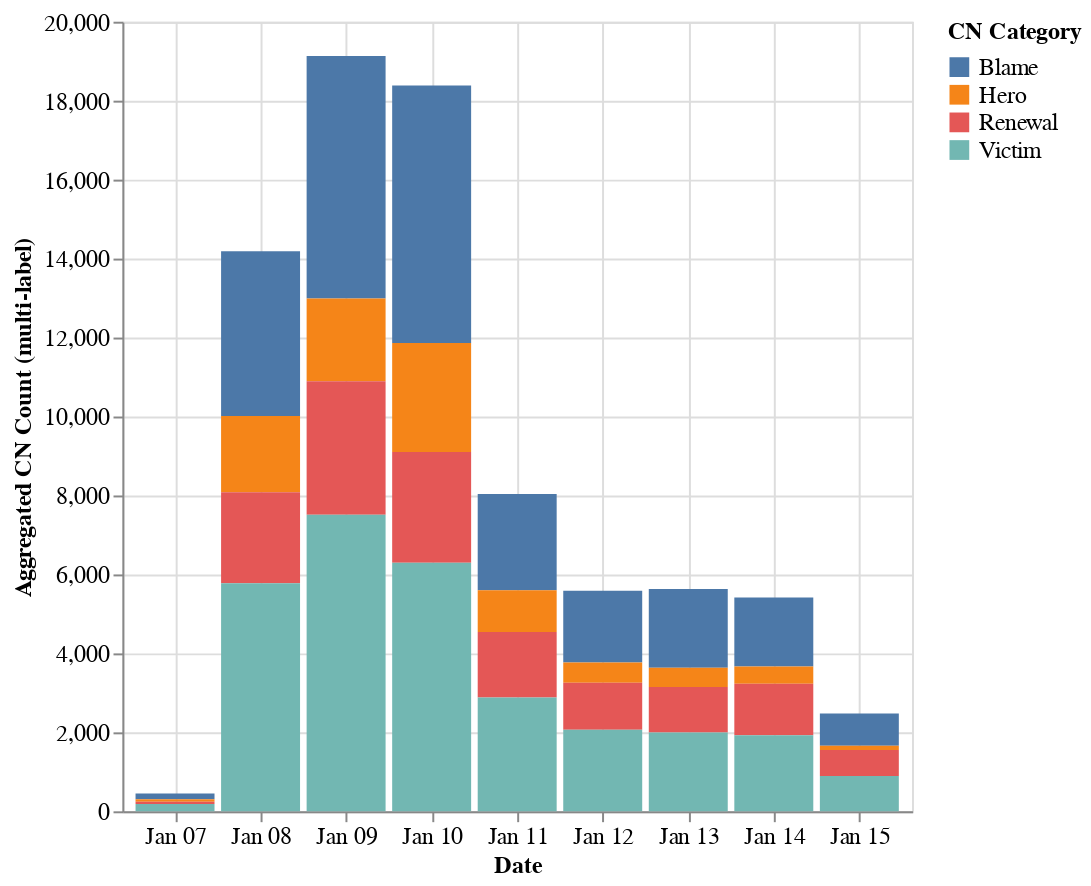

Source (notebook cell):
### Code cell
time_axis = alt.Axis(labelAngle=0, labelFontSize=12, labelPadding=8)

stacked_cut_hist = alt.Chart(stack_cut).mark_bar(size=40).encode(
    x=alt.X('Day:T', title='Date', axis=alt.Axis(format='%b %d'), scale=x_scale),
    y=alt.Y(
        'count:Q',
        title='Aggregated CN Count (multi-label)',
        stack='zero'
    ),
    color=alt.Color(
        'Crisis Narrative:N',
        title='CN Category'
    ),
    tooltip=[
        alt.Tooltip('Day:N', title='Date'),
        alt.Tooltip('Crisis Narrative:N', title='CN Type'),
        alt.Tooltip('count:Q', title='Count')
    ]
).properties(
    width=400,
    height=400
)

stacked_cut_hist

### Figure 1 — Vega-Lite specification as saved in the notebook (floating-point values rounded to 4 significant figures)
{"config": {"title": {"font": "Helvetica", "fontSize": 12}, "axis": {"labelFont": "Helvetica", "labelFontSize": 12, "titleFont": "Helvetica", "titleFontSize": 12}, "legend": {"labelFont": "Helvetica", "labelFontSize": 12, "titleFont": "Helvetica", "titleFontSize": 12}}, "data": {"name": "data-4656e6ecf7482730950b36fe425da678"}, "mark": {"type": "bar", "size": 40}, "encoding": {"color": {"field": "Crisis Narrative", "title": "CN Category", "type": "nominal"}, "tooltip": [{"field": "Day", "title": "Date", "type": "nominal"}, {"field": "Crisis Narrative", "title": "CN Type", "type": "nominal"}, {"field": "count", "title": "Count", "type": "quantitative"}], "x": {"axis": {"format": "%b %d"}, "field": "Day", "scale": {"domain": ["2025-01-06T12:00:00", "2025-01-15T12:00:00"]}, "title": "Date", "type": "temporal"}, "y": {"field": "count", "stack": "zero", "title": "Aggregated CN Count (multi-label)", "type": "quantitative"}}, "height": 400, "width": 400, "$schema": "https://vega.github.io/schema/vega-lite/v5.20.1.json", "datasets": {"data-4656e6ecf7482730950b36fe425da678": [{"Day": "2025-01-07T00:00:00", "Crisis Narrative": "Blame", "count": 147}, {"Day": "2025-01-07T00:00:00", "Crisis Narrative": "Hero", "count": 59}, {"Day": "2025-01-07T00:00:00", "Crisis Narrative": "Renewal", "count": 57}, {"Day": "2025-01-07T00:00:00", "Crisis Narrative": "Victim", "count": 188}, {"Day": "2025-01-08T00:00:00", "Crisis Narrative": "Blame", "count": 4171}, {"Day": "2025-01-08T00:00:00", "Crisis Narrative": "Hero", "count": 1931}, {"Day": "2025-01-08T00:00:00", "Crisis Narrative": "Renewal", "count": 2305}, {"Day": "2025-01-08T00:00:00", "Crisis Narrative": "Victim", "count": 5778}, {"Day": "2025-01-09T00:00:00", "Crisis Narrative": "Blame", "count": 6143}, {"Day": "2025-01-09T00:00:00", "Crisis Narrative": "Hero", "count": 2096}, {"Day": "2025-01-09T00:00:00", "Crisis Narrative": "Renewal", "count": 3378}, {"Day": "2025-01-09T00:00:00", "Crisis Narrative": "Victim", "count": 7514}, {"Day": "2025-01-10T00:00:00", "Crisis Narrative": "Blame", "count": 6521}, {"Day": "2025-01-10T00:00:00", "Crisis Narrative": "Hero", "count": 2761}, {"Day": "2025-01-10T00:00:00", "Crisis Narrative": "Renewal", "count": 2802}, {"Day": "2025-01-10T00:00:00", "Crisis Narrative": "Victim", "count": 6298}, {"Day": "2025-01-11T00:00:00", "Crisis Narrative": "Blame", "count": 2435}, {"Day": "2025-01-11T00:00:00", "Crisis Narrative": "Hero", "count": 1059}, {"Day": "2025-01-11T00:00:00", "Crisis Narrative": "Renewal", "count": 1660}, {"Day": "2025-01-11T00:00:00", "Crisis Narrative": "Victim", "count": 2883}, {"Day": "2025-01-12T00:00:00", "Crisis Narrative": "Blame", "count": 1818}, {"Day": "2025-01-12T00:00:00", "Crisis Narrative": "Hero", "count": 513}, {"Day": "2025-01-12T00:00:00", "Crisis Narrative": "Renewal", "count": 1195}, {"Day": "2025-01-12T00:00:00", "Crisis Narrative": "Victim", "count": 2063}, {"Day": "2025-01-13T00:00:00", "Crisis Narrative": "Blame", "count": 1999}, {"Day": "2025-01-13T00:00:00", "Crisis Narrative": "Hero", "count": 489}, {"Day": "2025-01-13T00:00:00", "Crisis Narrative": "Renewal", "count": 1151}, {"Day": "2025-01-13T00:00:00", "Crisis Narrative": "Victim", "count": 1995}, {"Day": "2025-01-14T00:00:00", "Crisis Narrative": "Blame", "count": 1747}, {"Day": "2025-01-14T00:00:00", "Crisis Narrative": "Hero", "count": 439}, {"Day": "2025-01-14T00:00:00", "Crisis Narrative": "Renewal", "count": 1302}, {"Day": "2025-01-14T00:00:00", "Crisis Narrative": "Victim", "count": 1927}, {"Day": "2025-01-15T00:00:00", "Crisis Narrative": "Blame", "count": 815}, {"Day": "2025-01-15T00:00:00", "Crisis Narrative": "Hero", "count": 108}, {"Day": "2025-01-15T00:00:00", "Crisis Narrative": "Renewal", "count": 661}, {"Day": "2025-01-15T00:00:00", "Crisis Narrative": "Victim", "count": 893}]}}
